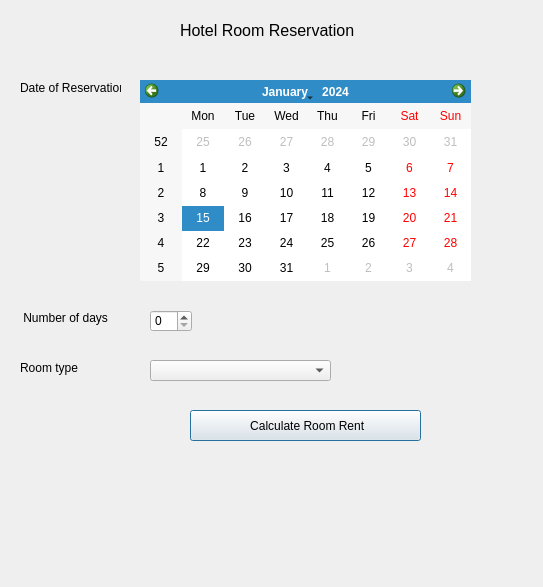
<?xml version="1.0" encoding="UTF-8"?>
<ui version="4.0">
 <class>Dialog</class>
 <widget class="QDialog" name="Dialog">
  <property name="geometry">
   <rect>
    <x>0</x>
    <y>0</y>
    <width>543</width>
    <height>587</height>
   </rect>
  </property>
  <property name="windowTitle">
   <string>Dialog</string>
  </property>
  <widget class="QLabel" name="label">
   <property name="geometry">
    <rect>
     <x>180</x>
     <y>20</y>
     <width>181</width>
     <height>21</height>
    </rect>
   </property>
   <property name="font">
    <font>
     <pointsize>12</pointsize>
    </font>
   </property>
   <property name="text">
    <string>Hotel Room Reservation</string>
   </property>
  </widget>
  <widget class="QLabel" name="label_2">
   <property name="geometry">
    <rect>
     <x>20</x>
     <y>80</y>
     <width>101</width>
     <height>16</height>
    </rect>
   </property>
   <property name="text">
    <string>Date of Reservation</string>
   </property>
  </widget>
  <widget class="QLabel" name="label_3">
   <property name="geometry">
    <rect>
     <x>20</x>
     <y>310</y>
     <width>91</width>
     <height>16</height>
    </rect>
   </property>
   <property name="text">
    <string> Number of days</string>
   </property>
  </widget>
  <widget class="QLabel" name="label_4">
   <property name="geometry">
    <rect>
     <x>20</x>
     <y>360</y>
     <width>61</width>
     <height>16</height>
    </rect>
   </property>
   <property name="text">
    <string>Room type</string>
   </property>
  </widget>
  <widget class="QLabel" name="Enteredinfo">
   <property name="geometry">
    <rect>
     <x>20</x>
     <y>480</y>
     <width>481</width>
     <height>21</height>
    </rect>
   </property>
   <property name="text">
    <string/>
   </property>
  </widget>
  <widget class="QCalendarWidget" name="calendarWidget">
   <property name="geometry">
    <rect>
     <x>140</x>
     <y>80</y>
     <width>331</width>
     <height>201</height>
    </rect>
   </property>
  </widget>
  <widget class="QSpinBox" name="spinBox">
   <property name="geometry">
    <rect>
     <x>150</x>
     <y>310</y>
     <width>42</width>
     <height>22</height>
    </rect>
   </property>
  </widget>
  <widget class="QComboBox" name="comboBox">
   <property name="geometry">
    <rect>
     <x>150</x>
     <y>360</y>
     <width>181</width>
     <height>21</height>
    </rect>
   </property>
  </widget>
  <widget class="QPushButton" name="pushButton">
   <property name="geometry">
    <rect>
     <x>190</x>
     <y>410</y>
     <width>231</width>
     <height>31</height>
    </rect>
   </property>
   <property name="text">
    <string> Calculate Room Rent</string>
   </property>
  </widget>
  <widget class="QLabel" name="RoomRentinfo">
   <property name="geometry">
    <rect>
     <x>20</x>
     <y>540</y>
     <width>481</width>
     <height>21</height>
    </rect>
   </property>
   <property name="text">
    <string/>
   </property>
  </widget>
 </widget>
 <resources/>
 <connections/>
</ui>
